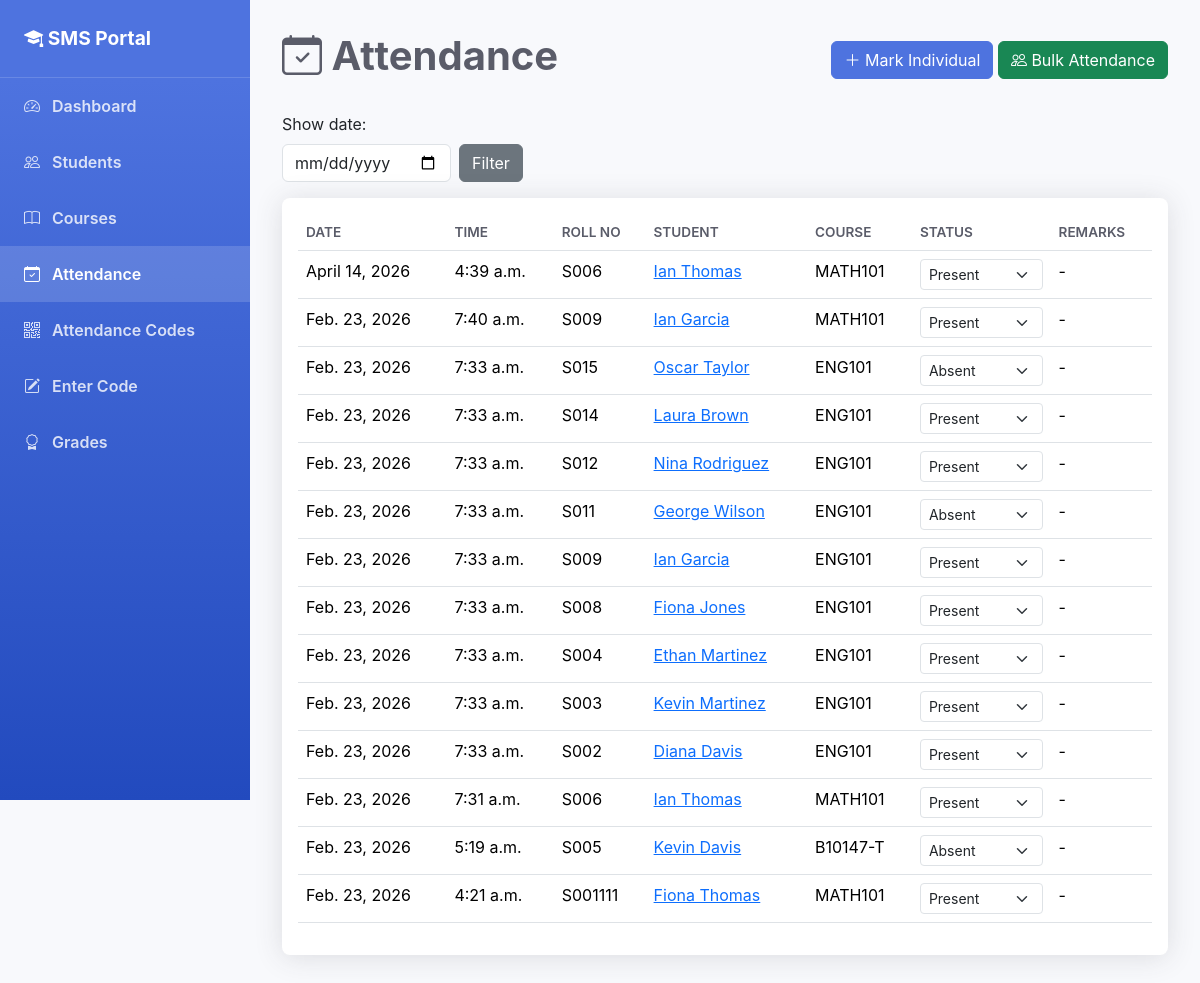
The page /attendance/ on the database its author committed.
### students/models.py (models this page shows, shortened)
class Attendance(models.Model):
    STATUS_CHOICES = [
        ('P', 'Present'),
        ('A', 'Absent'),
        ('L', 'Late'),
    ]
    student = models.ForeignKey(Student, on_delete=models.CASCADE, related_name='attendances')
    course = models.ForeignKey(Course, on_delete=models.CASCADE, related_name='attendances')
    date = models.DateField()
    status = models.CharField(max_length=1, choices=STATUS_CHOICES, default='P')
    remarks = models.CharField(max_length=200, blank=True)
    latitude = models.DecimalField(
        max_digits=9,
        decimal_places=6,
        blank=True,
        null=True,
        help_text="Latitude where attendance was marked"
    )
    longitude = models.DecimalField(
        max_digits=9,
        decimal_places=6,
        blank=True,
        null=True,
        help_text="Longitude where attendance was marked"
    )
    created_at = models.DateTimeField(auto_now_add=True)
    @property
    def created_time(self):
        return self.created_at.time() if self.created_at else None
    class Meta:
        ordering = ['-date']
        unique_together = ['student', 'course', 'date']

class Student(models.Model):
    GENDER_CHOICES = [
        ('M', 'Male'),
        ('F', 'Female'),
        ('O', 'Other'),
    ]
    roll_number = models.CharField(max_length=20, unique=True)
    first_name = models.CharField(max_length=50)
    last_name = models.CharField(max_length=50)
    email = models.EmailField(unique=True)
    phone = models.CharField(max_length=15, blank=True)
    gender = models.CharField(max_length=1, choices=GENDER_CHOICES, default='M')
    date_of_birth = models.DateField()
    address = models.TextField(blank=True)
    enrollment_date = models.DateField(auto_now_add=True)
    courses = models.ManyToManyField(Course, blank=True, related_name='students')
    is_active = models.BooleanField(default=True)
    photo = models.ImageField(upload_to='student_photos/', blank=True, null=True)
    created_at = models.DateTimeField(auto_now_add=True)
    updated_at = models.DateTimeField(auto_now=True)
    @property
    def full_name(self):
        return f"{self.first_name} {self.last_name}"
    class Meta:
        ordering = ['roll_number']

class Course(models.Model):
    name = models.CharField(max_length=100)
    code = models.CharField(max_length=20, unique=True)
    credits = models.IntegerField(default=3)
    description = models.TextField(blank=True)
    created_at = models.DateTimeField(auto_now_add=True)
    class Meta:
        ordering = ['code']

### students/views.py (the view)
# urls.py: path('attendance/', views.attendance_list, name='attendance_list'),
def attendance_list(request):
    attendances = Attendance.objects.select_related('student', 'course').all()
    filter_date = request.GET.get('date')
    if filter_date:
        attendances = attendances.filter(date=filter_date)
    attendances = attendances.order_by('-date', '-created_at')[:100]
    context = {'attendances': attendances, 'filter_date': filter_date}
    return render(request, 'students/attendance_list.html', context)

### students/templates/students/attendance_list.html (shortened to what this page needs)
{% extends 'students/base.html' %}
{% block content %}
<div class="page-header d-flex justify-content-between align-items-center">
    <h1><i class="bi bi-calendar-check"></i> Attendance</h1>
    <div>
        <a href="{% url 'attendance_create' %}" class="btn btn-primary">
            <i class="bi bi-plus-lg"></i> Mark Individual
        </a>
        <a href="{% url 'bulk_attendance' %}" class="btn btn-success">
            <i class="bi bi-people"></i> Bulk Attendance
        </a>
    </div>
</div>
<form method="get" class="mb-3">
    <div class="row g-2 align-items-end">
        <div class="col-auto">
            <label for="id_filter_date" class="form-label">Show date:</label>
            <input type="date" name="date" id="id_filter_date" class="form-control" value="{{ filter_date }}">
        </div>
        <div class="col-auto">
            <button type="submit" class="btn btn-secondary">Filter</button>
        </div>
    </div>
</form>
<div class="card">
    <div class="card-body">
        {% if attendances %}
            <div class="table-responsive">
                <table class="table table-hover">
                    <thead>
                        <tr>
                            <th>Date</th>
                            <th>Time</th>
                            <th>Roll No</th>
                            <th>Student</th>
                            <th>Course</th>
                            <th>Status</th>
                            <th>Remarks</th>
                        </tr>
                    </thead>
                    <tbody>
                        {% for attendance in attendances %}
                        <tr>
                            <td>{{ attendance.date }}</td>
                            <td>{{ attendance.created_time }}</td>
                            <td>{{ attendance.student.roll_number }}</td>
                            <td>
                                <a href="{% url 'student_detail' attendance.student.pk %}">
                                    {{ attendance.student.full_name }}
                                </a>
                            </td>
                            <td>{{ attendance.course.code }}</td>
                            <td>
                                <form method="post" action="{% url 'attendance_update_status' attendance.pk %}{% if filter_date %}?date={{ filter_date }}{% endif %}">
                                    <select name="status" class="form-select form-select-sm" onchange="this.form.submit()">
                                        <option value="P" {% if attendance.status == 'P' %}selected{% endif %}>Present</option>
                                        <option value="A" {% if attendance.status == 'A' %}selected{% endif %}>Absent</option>
                                    </select>
                                </form>
                            </td>
                            <td>{{ attendance.remarks|default:"-" }}</td>
                        </tr>
                        {% endfor %}
                    </tbody>
                </table>
            </div>
        {% else %}
            <div class="text-center py-5">
                <i class="bi bi-calendar-check" style="font-size: 4rem; color: #ccc;"></i>
                <p class="text-muted mt-3">No attendance records found.</p>
                <a href="{% url 'bulk_attendance' %}" class="btn btn-primary">Mark Attendance</a>
            </div>
        {% endif %}
    </div>
</div>
{% endblock %}

### students/templates/students/base.html (style rules this page uses)
:root { --primary-color: #4e73df; --secondary-color: #858796; --success-color: #1cc88a; --info-color: #36b9cc; --warning-color: #f6c23e; --danger-color: #e74a3b; }
body { background-color: #f8f9fc; font-family: 'Nunito', -apple-system, BlinkMacSystemFont, 'Segoe UI', Roboto, sans-serif; }
.card { border: none; box-shadow: 0 0.15rem 1.75rem 0 rgba(58, 59, 69, 0.15); border-radius: 0.5rem; }
.btn-primary { background-color: var(--primary-color); border-color: var(--primary-color); }
.table th { font-weight: 600; color: #5a5c69; text-transform: uppercase; font-size: 0.85rem; }
.page-header { margin-bottom: 1.5rem; }
.page-header h1 { color: #5a5c69; font-weight: 700; }

### rows shown on the page
Attendance: date "April 14, 2026", created_time "4:39 a.m.", student.roll_number "S006", student.full_name "Ian Thomas", course.code "MATH101", status "Present", remarks "-"
Attendance: date "Feb. 23, 2026", created_time "7:40 a.m.", student.roll_number "S009", student.full_name "Ian Garcia", course.code "MATH101", status "Present", remarks "-"
Attendance: date "Feb. 23, 2026", created_time "7:33 a.m.", student.roll_number "S015", student.full_name "Oscar Taylor", course.code "ENG101", status "Absent", remarks "-"
Attendance: date "Feb. 23, 2026", created_time "7:33 a.m.", student.roll_number "S014", student.full_name "Laura Brown", course.code "ENG101", status "Present", remarks "-"
Attendance: date "Feb. 23, 2026", created_time "7:33 a.m.", student.roll_number "S012", student.full_name "Nina Rodriguez", course.code "ENG101", status "Present", remarks "-"
Attendance: date "Feb. 23, 2026", created_time "7:33 a.m.", student.roll_number "S011", student.full_name "George Wilson", course.code "ENG101", status "Absent", remarks "-"
Attendance: date "Feb. 23, 2026", created_time "7:33 a.m.", student.roll_number "S009", student.full_name "Ian Garcia", course.code "ENG101", status "Present", remarks "-"
Attendance: date "Feb. 23, 2026", created_time "7:33 a.m.", student.roll_number "S008", student.full_name "Fiona Jones", course.code "ENG101", status "Present", remarks "-"
Attendance: date "Feb. 23, 2026", created_time "7:33 a.m.", student.roll_number "S004", student.full_name "Ethan Martinez", course.code "ENG101", status "Present", remarks "-"
Attendance: date "Feb. 23, 2026", created_time "7:33 a.m.", student.roll_number "S003", student.full_name "Kevin Martinez", course.code "ENG101", status "Present", remarks "-"
Attendance: date "Feb. 23, 2026", created_time "7:33 a.m.", student.roll_number "S002", student.full_name "Diana Davis", course.code "ENG101", status "Present", remarks "-"
Attendance: date "Feb. 23, 2026", created_time "7:31 a.m.", student.roll_number "S006", student.full_name "Ian Thomas", course.code "MATH101", status "Present", remarks "-"
Attendance: date "Feb. 23, 2026", created_time "5:19 a.m.", student.roll_number "S005", student.full_name "Kevin Davis", course.code "B10147-T", status "Absent", remarks "-"
Attendance: date "Feb. 23, 2026", created_time "4:21 a.m.", student.roll_number "S001111", student.full_name "Fiona Thomas", course.code "MATH101", status "Present", remarks "-"
